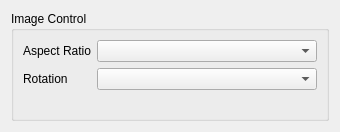
<?xml version="1.0" encoding="UTF-8"?>
<ui version="4.0">
 <class>ImageControlWidget</class>
 <widget class="QWidget" name="ImageControlWidget">
  <property name="geometry">
   <rect>
    <x>0</x>
    <y>0</y>
    <width>340</width>
    <height>132</height>
   </rect>
  </property>
  <layout class="QVBoxLayout" name="verticalLayout">
   <item>
    <widget class="QGroupBox" name="imageControlGroupBox">
     <property name="title">
      <string>Image Control</string>
     </property>
     <property name="flat">
      <bool>true</bool>
     </property>
     <layout class="QFormLayout" name="formLayout">
      <item row="0" column="0">
       <widget class="QLabel" name="aspectRatioLabel">
        <property name="text">
         <string>Aspect Ratio</string>
        </property>
       </widget>
      </item>
      <item row="0" column="1">
       <widget class="QComboBox" name="aspectRatioComboBox"/>
      </item>
      <item row="1" column="0">
       <widget class="QLabel" name="rotationLabel">
        <property name="text">
         <string>Rotation</string>
        </property>
       </widget>
      </item>
      <item row="1" column="1">
       <widget class="QComboBox" name="rotationComboBox"/>
      </item>
     </layout>
    </widget>
   </item>
  </layout>
 </widget>
 <resources/>
 <connections/>
</ui>
